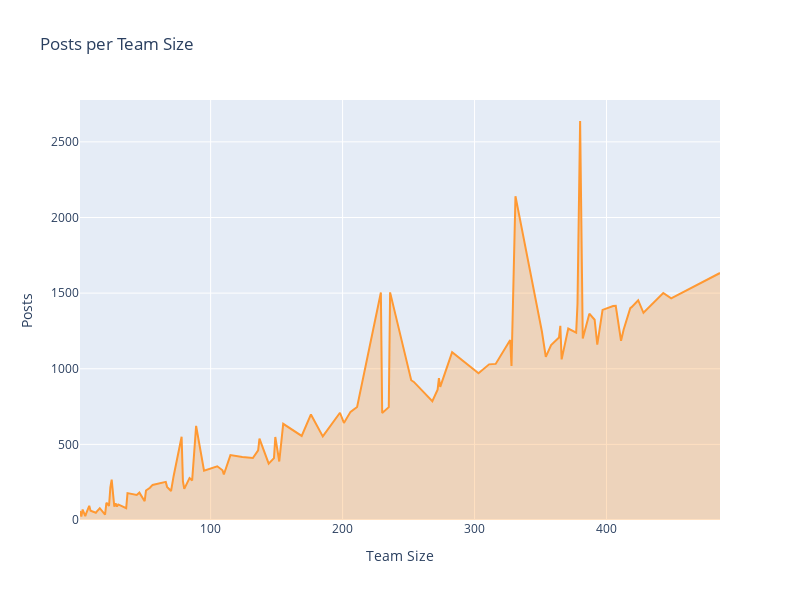

Notebook cell for this chart:
### Markdown cell above
* At total, we are analyzing 150 teams with different sizes.
* Teams size goes from 1 to 486 users.
* The average is 141 users per team.
* It's more frequent to have teams in the range within 1-40 users.

### Code cell
# Posts per Team Size
layout = cf.Layout(
    height = 600,width = 800,
    yaxis = dict(title = 'Posts'),
    xaxis = dict(title = 'Team Size'),
    title = 'Posts per Team Size'
)

fig = teamactivity.groupby(['users'],as_index=True)['posts'].sum().\
    iplot(kind='scatter',fill=True,width=2,asFigure=True,layout = layout)
fig.show()

### Figure 1 — Plotly figure (JSON) as saved in the notebook; plotly's stock layout.template omitted (floating-point values rounded to 4 significant figures)
{"data": [{"fill": "tozeroy", "fillcolor": "rgba(255, 153, 51, 0.3)", "line": {"color": "rgba(255, 153, 51, 1.0)", "dash": "solid", "shape": "linear", "width": 2}, "mode": "lines", "name": "posts", "text": "", "type": "scatter", "x": [1, 2, 3, 4, 5, 6, 8, 9, 11, 13, 14, 16, 20, 21, 23, 24, 25, 27, 28, 29, 30, 36, 37, 44, 46, 50, 51, 54, 56, 66, 67, 70, 72, 78, 79, 80, 84, 86, 89, 95, 105, 109, 110, 115, 124, 132, 136, 137, 144, 148, 149, 152, 155, 169, 176, 185, 198, 201, 206, 211, 229, 230, 235, 236, 252, 254, 268, 272, 273, 274, 283, 303, 311, 316, 327, 328, 331, 351, 354, 358, 364, 365, 366, 371, 377, 378, 380, 382, 387, 391, 393, 397, 405, 407, 411, 413, 418, 419, 424, 428, 443, 449, 486], "y": [60, 23, 69, 43, 26, 51, 94, 61, 53, 48, 59, 78, 36, 114, 93, 216, 267, 88, 110, 89, 103, 78, 178, 166, 181, 124, 195, 213, 232, 252, 219, 192, 293, 550, 256, 206, 277, 262, 622, 326, 355, 329, 301, 429, 416, 410, 461, 538, 373, 409, 549, 387, 636, 556, 698, 553, 709, 642, 715, 747, 1504, 707, 746, 1505, 924, 913, 785, 862, 938, 880, 1110, 970, 1029, 1032, 1190, 1018, 2141, 1248, 1078, 1157, 1207, 1284, 1062, 1266, 1239, 1426, 2638, 1200, 1364, 1324, 1160, 1389, 1415, 1416, 1185, 1259, 1401, 1407, 1453, 1370, 1501, 1465, 1633]}], "layout": {"height": 600, "title": {"text": "Posts per Team Size"}, "width": 800, "xaxis": {"autorange": true, "range": [1, 486], "title": {"text": "Team Size"}, "type": "linear"}, "yaxis": {"autorange": true, "range": [0, 2777.0], "title": {"text": "Posts"}, "type": "linear"}}}
